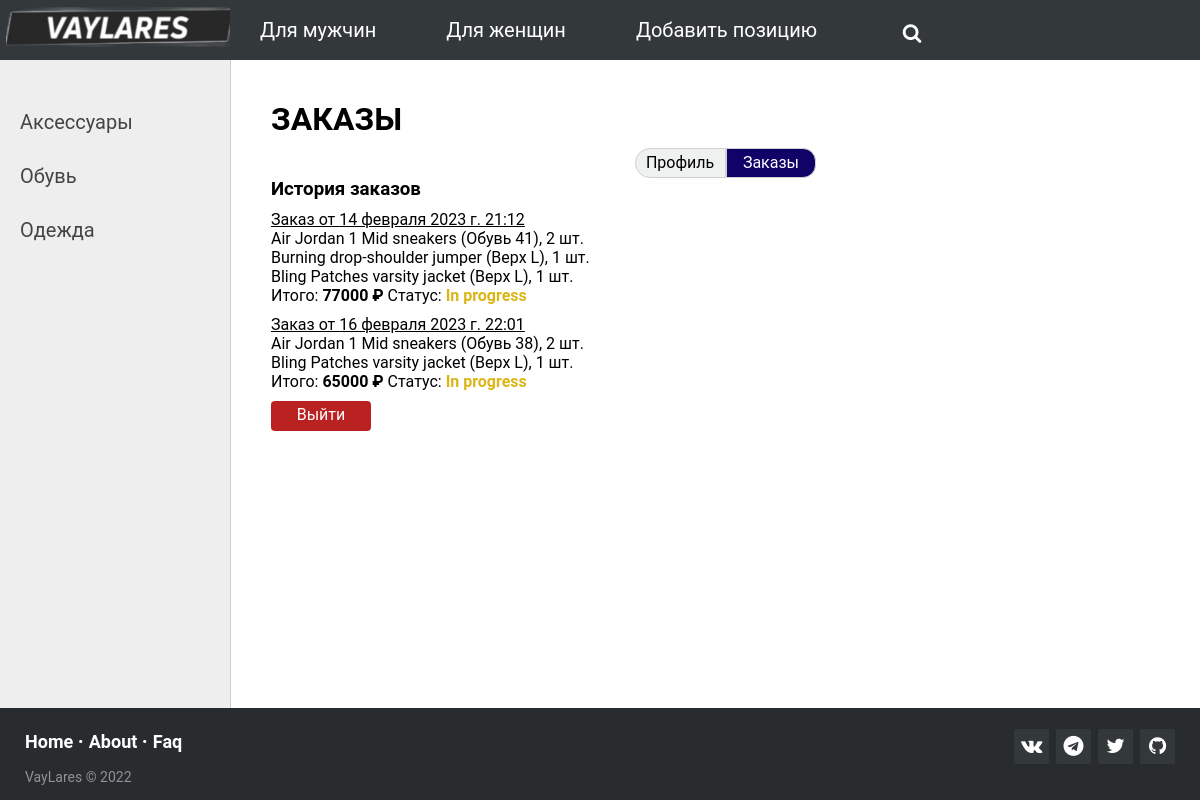
/orders/ (signed in), run on the app's committed database.
### clothes/models.py (models this page shows, shortened)
class Category(models.Model):
    category_name = models.CharField(max_length=100, db_index=True)
    slug = models.SlugField(max_length=255, unique=True, db_index=True, verbose_name="URL", null=True)
    def get_absolute_url(self):
        return reverse('category', kwargs={'category_slug': self.slug})
    class Meta:  # Используется в админ-панели
        verbose_name = 'Категории'
        verbose_name_plural = 'Категории'
        ordering = ['id']

class Orders(models.Model):
    OK = 'Ok'
    CANCELED = 'Canceled'
    PROGRESS = 'In progress'
    STATUS = [
        (OK, 'Исполнено'),
        (CANCELED, 'Отменен'),
        (PROGRESS, 'В процессе'),
    ]
    user_name = models.CharField(max_length=255, default=None, verbose_name='Пользователь')
    time_create = models.DateTimeField(auto_now_add=True, verbose_name='Принят в исполнение')
    status = models.CharField(max_length=11, choices=STATUS, default=PROGRESS, verbose_name='Статус')
    time_accept = models.DateTimeField(auto_now_add=False, default=datetime.datetime.now() + datetime.timedelta(days=1),
                                       verbose_name='Принят в пункте выдачи')
    product = models.ManyToManyField(Sizes_of_Clothes, through='Orders_of_Clothes', verbose_name='Товар')
    total_price = models.IntegerField(verbose_name='Общая стоимость', default=0)
    class Meta:
        verbose_name = 'Заказы'
        verbose_name_plural = 'Заказы'
        ordering = ['id']

class Sizes_of_Clothes(models.Model):
    id_clothes = models.ForeignKey(Clothes, on_delete=models.PROTECT, verbose_name='id товара')
    id_size = models.ForeignKey(Sizes, on_delete=models.PROTECT, verbose_name='id размера')
    count = models.IntegerField(verbose_name='Кол-во')
    def __str__(self):
        return self.id_clothes.title + ' (' + self.id_size.size_title + ')'
    class Meta:
        verbose_name = 'Размеры вещей'
        verbose_name_plural = 'Размеры вещей'
        ordering = ['id']

class Clothes(models.Model):
    Man = 'Man'
    Woman = 'Woman'
    All = 'All'
    GENDERS = [
        (Man, 'Для мужчин'),
        (Woman, 'Для женщин'),
        (All, 'Унисекс'),
    ]
    title = models.CharField(max_length=255, verbose_name='Заголовок')
    slug = models.SlugField(max_length=255, unique=True, db_index=True, verbose_name="URL", null=True)
    content = models.TextField(verbose_name='Описание')
    price = models.IntegerField(verbose_name='Цена')
    photo = models.ImageField(upload_to='pictures/%y/%m/%d/', verbose_name='Фото')
    alternative_photo = models.ImageField(upload_to='alternative-pictures/%y/%m/%d/', blank=True, null=True,
                                          verbose_name='Фото 2')
    time_create = models.DateTimeField(auto_now_add=True)
    gender = models.CharField(max_length=5, choices=GENDERS, default=All, verbose_name='Пол')
    is_published = models.BooleanField(default=True, verbose_name='Опубликовано')
    brand = models.ForeignKey(Brand, on_delete=models.PROTECT, verbose_name='Брэнд')
    subcategory = models.ForeignKey(Subcategory, on_delete=models.PROTECT, null=True, verbose_name='Подкатегория')
    category = models.ForeignKey(Category, on_delete=models.PROTECT, null=True, verbose_name='Категория')
    sizes = models.ManyToManyField(Sizes, through='Sizes_of_Clothes')
    class Meta:
        verbose_name = 'Вещи'
        verbose_name_plural = 'Вещи'
        ordering = ['id']

class Sizes(models.Model):
    size_title = models.CharField(max_length=100, db_index=True)
    slug = models.SlugField(max_length=255, unique=True, db_index=True, verbose_name="URL")
    size = models.CharField(max_length=255)
    class Meta:  # Используется в админ-панели
        verbose_name = 'Размеры'
        verbose_name_plural = 'Размеры'
        ordering = ['id']

class Orders_of_Clothes(models.Model):
    id_clothes_with_size = models.ForeignKey(Sizes_of_Clothes, on_delete=models.PROTECT, verbose_name='id товара')
    id_order = models.ForeignKey(Orders, on_delete=models.PROTECT, verbose_name='id размера')
    count = models.IntegerField(verbose_name='Кол-во', default=1)
    class Meta:
        verbose_name = 'Наполнение заказов'
        verbose_name_plural = 'Наполнение заказов'
        ordering = ['id']

### clothes/views.py (the view)
# urls.py: path('orders/', ClothesOrders.as_view(), name='orders'),
class ClothesOrders(LoginRequiredMixin, DataMixin, ListView):
    model = Orders
    template_name = 'clothes/orders.html'
    raise_exception = True
    def get_context_data(self, *, object_list=None, **kwargs):
        context = super().get_context_data(**kwargs)
        dct = {}  # Ключи - заказы, значения - инфа о вещах
        orders = Orders.objects.filter(user_name=self.request.user.username)
        for ord in orders:
            dct[ord] = ord.product.all()
        lst = [ord.id for ord in orders]
        ord_of_clothes = Orders_of_Clothes.objects.filter(id_order__in=lst)
        c_def = self.get_user_context(title='Мои заказы', orders=dct, ord_of_clothes=ord_of_clothes)
        return dict(list(context.items()) + list(c_def.items()))

### cart/cart.py (called while the page is built)
    def __len__(self):
        return sum(item['quantity'] for item in self.cart.values())

### cart/context_processors.py (called while the page is built)
def cart(request):
    return {'cart': Cart(request)}

### clothes/Favourites.py (called while the page is built)
    def __len__(self):
        return len(self.fav)

### clothes/context_processors.py (called while the page is built)
def fav(request):
    return {'fav': Favour(request)}

### clothes/templates/clothes/orders.html
{% extends 'clothes/base.html' %}
{% block content %}
<h1>ЗАКАЗЫ</h1>
<div class="profile-flex-container">
    <a href="{% url 'profile' %}" class="profile-item1">Профиль</a>
    <div class="profile-item2-selected">Заказы</div>
</div>
<h3>История заказов</h3>
{% for order, clothes in orders.items %}
<div class="order">
    <div class="order-title">Заказ от {{order.time_create}}</div>
    {% for soc in clothes %}
    {% for ooc in ord_of_clothes %}
    {% if ooc.id_order.id == order.id and ooc.id_clothes_with_size.id == soc.id %}
    <div> {{soc}}, {{ooc.count}} шт. </div>
    {% endif %}
    {% endfor %}
    {% endfor %}
    <div> Итого: <b>{{ order.total_price }} ₽</b> Статус: <b style="color: #dcb518">{{order.status}}</b> </div>
</div>
{% endfor %}
<a href="{% url 'logout' %}" class="logout">Выйти</a>
{% endblock content %}

### clothes/templates/clothes/base.html (shortened to what this page needs)
{% load static %}
<!DOCTYPE html>
<html lang="ru">
<head>
    <link type="text/css" href="{% static 'clothes/css/styles.css' %}" rel="stylesheet"/>
    <link href="//netdna.bootstrapcdn.com/font-awesome/4.7.0/css/font-awesome.css" rel="stylesheet"/>
</head>
<body>
{% block header %}
<div class="header">
    <ul id="mainmenu" class="mainmenu">
        <li class="logo">
            <a href="{% url 'home' %}">
                <div class="logo"></div>
            </a>
        </li>
        {% for m in menu %}
        {% if m.title == gender_selected %}
        <li class="gender-selected">{{m.title}}</li>
        {% else %}
        <li><a href="{% url m.url_name %}">{{m.title}}</a></li>
        {% endif %}
        {% endfor %}
        <li>
            <div class="search-box">
                <form name="search" action="{% url 'home' %}">
                    <button class="btn-search"><i class="fa fa-search"></i></button>
                    <input type="text" class="input-search" placeholder="Поиск..." name="search">
                </form>
            </div>
        </li>
        <div class="last">
            <li style="	margin: 18px 10px 0 0">
                {% with cart_items=cart|length %}
                {% with fav_items=fav|length %}
                <span class="cart-icon">
                    <a class="fa fa-heart-o" href="{% url 'fav_detail' %}"></a>
                </span>
                <span class="cart-icon">
                    <a class="fa fa-shopping-basket" href="{% url 'cart:cart_detail' %}"></a>
            </span>
            </li>
            <li style="	margin: 18px 114px 0 0">
                {% if request.user.is_authenticated %}
                <a href="{% url 'profile' %}" class="submenu-link"><i class="fa fa-user-circle"></i></a>
                {% else %}
                <a href="{% url 'login' %}">Войти <i class="fa fa-sign-in"> </i></a>
                {% endif %}
            </li>
        </div>
    </ul>
    {% endwith %}
    {% endwith %}
</div>
{% endblock header %}
<table class="table-content" border=0 cellpadding="0" cellspacing="0">
    <tr>
        <td valign="top" class="left-chapters">
            <ul id="leftchapters">
                {% for c in cats %}
                {% if c.clothes__count > 0 %}
                {% if c.pk == cat_selected %}
                <li class="selected">{{c.category_name}}</li>
                {% for sc in subcats %}
                {% if sc.category_id == c.pk %}
                {% if sc.pk == subcat_selected %}
                <li class="subselected">{{sc.subcategory_name}}</li>
                {% else %}
                <li><a class="subcat" href="{{ sc.get_absolute_url }}">{{sc.subcategory_name}}</a></li>
                {% endif %}
                {% endif %}
                {% endfor %}
                {% else %}
                <li><a href="{{ c.get_absolute_url }}">{{c.category_name}}</a></li>
                {% endif %}
                {% endif %}
                {% endfor %}
            </ul>
        </td>
        <td valign="top" class="content">
            {% block content %}
            {% endblock %}
        </td>
    </tr>
</table>
<footer class="footer-distributed">
    <div class="footer-right">
        <a href="https://vk.com/lex_faesinop"><i class="fa fa-vk"></i></a>
        <a href="https://t.me/A1exander7"><i class="fa fa-telegram"></i></a>
        <a href="https://www.twitter.com"><i class="fa fa-twitter"></i></a>
        <a href="https://github.com/FaEsinoP"><i class="fa fa-github"></i></a>
    </div>
    <div class="footer-left">
        <p class="footer-links">
            <a class="link-1" href="{% url 'home' %}">Home</a>
            <a href="{% url 'about' %}">About</a>
            <a href="{% url 'faq' %}">Faq</a>
        </p>
        <p>VayLares &copy; 2022</p>
    </div>
</footer>
</body>
</html>

### clothes/static/clothes/css/styles.css (style rules this page uses)
* { box-sizing: border-box; margin:0; padding:0; }
html { height: 100%; }
body { margin: 0; min-height: 100%; display: grid; grid-template-rows: auto 1fr auto; grid-template-rows: auto 1fr auto; }
.content { width:100%; padding: 40px 20px 20px 40px; padding-bottom: 90px; }
.header { background: #33383b; height: 60px; }
ul.mainmenu:after { content: ""; display: table; clear: both; }
ul.mainmenu { list-style: none; margin: 0; padding: 0; height: 60px; font-size: 20px; }
ul.mainmenu li { float: left; position: relative; margin: 18px 40px 0 30px; }
ul.mainmenu li.logo { margin: 0; }
.last { float: right; margin-left: 10px; color: #ffffff; }
ul.mainmenu li a { color: #ffffff; text-decoration: none; }
.logo { background: url('../images/logo.png') no-repeat 6px 7px; width: 230px; height: 50px; }
a { text-decoration: none; color: black; }
.table-content { width: 100%; min-height: 100%; height: 100%; }
h1 { margin-bottom:10px; }
.left-chapters { margin: 0; background: #eee; border-right: 0.5px solid #ccc; min-height: 100%; }
.left-chapters ul { width: 230px; min-height: 100%; margin: 0; padding: 20px 10px 10px 20px; list-style: none; font-size: 20px; }
.left-chapters ul li { margin: 30px 0 0 0; color: #999; }
.left-chapters ul li a { color: #444; text-decoration: none; }
* { font-family: Roboto; }
.footer-distributed { background-color: #292c2f; box-shadow: 0 1px 1px 0 rgba(0, 0, 0, 0.12); box-sizing: border-box; width: 100%; text-align: left; font: normal 16px sans-serif; padding: 15px 25px; }
.footer-distributed .footer-left p { color: #8f9296; font-size: 14px; margin: 0; }
.footer-distributed p.footer-links { font-size: 18px; font-weight: bold; color: #ffffff; margin: 0 0 10px; padding: 0; transition: ease .25s; }
.footer-distributed p.footer-links a { display: inline-block; line-height: 1.8; text-decoration: none; color: inherit; transition: ease .25s; }
.footer-distributed .footer-links a:before { content: "·"; font-size: 20px; left: 0; color: #fff; display: inline-block; padding-right: 5px; }
.footer-distributed .footer-links .link-1:before { content: none; }
.footer-distributed .footer-right { float: right; margin-top: 6px; max-width: 180px; }
.footer-distributed .footer-right a { display: inline-block; width: 35px; height: 35px; background-color: #33383b; border-radius: 2px; font-size: 20px; color: #ffffff; text-align: center; line-height: 35px; margin-left: 3px; transition:all .25s; }
.search-box { width: fit-content; height: fit-content; position: relative; }
.input-search { height: 30px; width: 30px; border-style: none; font-size: 18px; outline: none; letter-spacing: 2px; border-radius: 15px; transition: all .05s; background-color: #33383B; padding-right: 40px; color:#fff; }
.input-search::placeholder { color:rgba(255,255,255,.5); font-size: 18px; letter-spacing: 2px; font-weight: 100; }
.btn-search { width: 30px; height: 30px; border-style: none; font-size: 20px; outline: none; cursor: pointer; position: absolute; right: 0px; color:#ffffff ; background-color:transparent; pointer-events: painted; }
.cart-icon { margin-right: 10px; }
.profile-flex-container { display:flex; flex-wrap: wrap; justify-content: center; flex-direction:row; padding: 0; }
.profile-item1 { width:10%; height: 30px; padding-top:4px; text-align:center; border: 1px solid #d0d0d0; border-radius: 15px 0 0 15px; background-color: #eff0f0; -webkit-transition: all 0.3s ease; transition: all 0.3s ease; }
.profile-item2-selected { width:10%; height: 30px; padding-top:4px; text-align:center; border: 1px solid #d0d0d0; border-radius: 0 13px 13px 0; color: white; background-color:#0f0368; }
.logout { display: block; width:100px; height: 30px; padding-top:4px; text-align:center; border-radius: 4px; background-color: #ba2121; color: #fff; }
.order { margin: 10px 0 10px 0; }
.order-title { text-decoration: underline ; }
.submenu-link:after { content: "\f107"; font-family: "FontAwesome"; color: inherit; margin-left: 3px; }

### data on the page
Category: category_name "Аксессуары"
Category: category_name "Обувь"
Category: category_name "Одежда"
Orders: time_create "14 февраля 2023 г. 21:12", total_price "77000", status "In progress"
Sizes_of_Clothes: id_clothes+id_size "Air Jordan 1 Mid sneakers (Обувь 41)"
Orders_of_Clothes: count "2"
Sizes_of_Clothes: id_clothes+id_size "Burning drop-shoulder jumper (Верх L)"
Orders_of_Clothes: count "1"
Sizes_of_Clothes: id_clothes+id_size "Bling Patches varsity jacket (Верх L)"
Orders_of_Clothes: count "1"
Orders: time_create "16 февраля 2023 г. 22:01", total_price "65000", status "In progress"
Sizes_of_Clothes: id_clothes+id_size "Air Jordan 1 Mid sneakers (Обувь 38)"
Orders_of_Clothes: count "2"
Orders_of_Clothes: count "1"

### other printed values
{{ m.title }} "Для мужчин" "Для женщин" "Добавить позицию"
